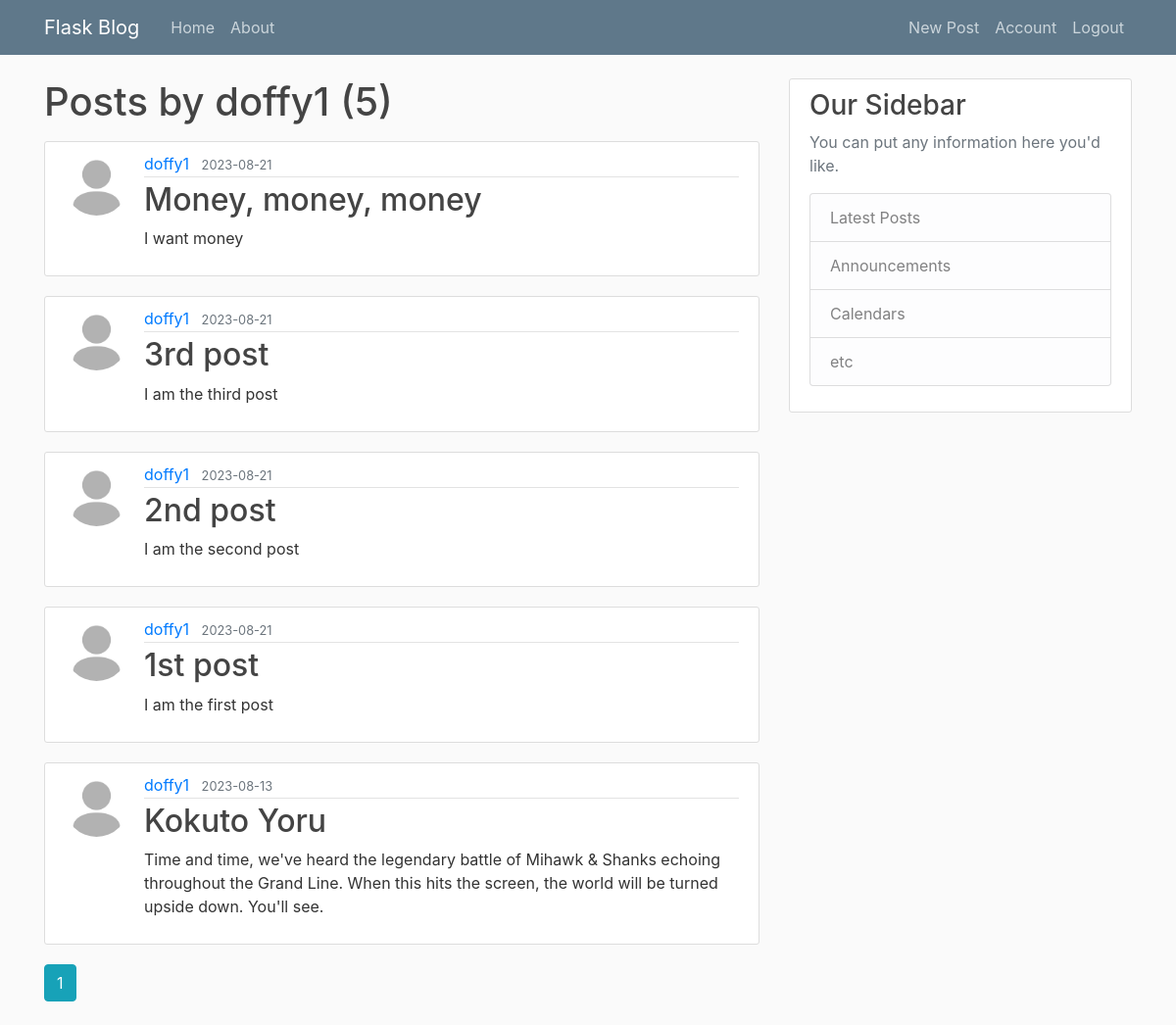
Screenshot of /user/doffy1 (signed in) with the database file from the repository.
### flaskblog/models.py (models this page shows, shortened)
class User(db.Model, UserMixin):
    id = db.Column(db.Integer, primary_key=True)
    username = db.Column(db.String(20), unique=True, nullable=False)
    email = db.Column(db.String(120), unique=True, nullable=False)
    image_file = db.Column(db.String(20), nullable=False, default='default.jpg')
    password = db.Column(db.String(60), nullable=False)
    posts = db.relationship('Post', backref='author', lazy=True)

class Post(db.Model):
    id = db.Column(db.Integer, primary_key=True)
    title = db.Column(db.String(100), nullable=False)
    date_posted = db.Column(db.DateTime, nullable=False, default=datetime.utcnow)
    content = db.Column(db.Text, nullable=False)
    user_id = db.Column(db.Integer, db.ForeignKey('user.id'), nullable=False)

### flaskblog/routes.py (the view)
@app.route('/user/<string:username>')
def user_posts(username):
    page = request.args.get('page', 1, type=int)
    user = User.query.filter_by(username=username).first_or_404()
    posts = Post.query.filter_by(author=user)\
        .order_by(Post.date_posted.desc())\
        .paginate(page=page, per_page=5)
    return render_template('user_post.html', posts=posts, user=user)

### flaskblog/models.py (called while the page is built)
@login_manager.user_loader
def load_user(user_id):
    return User.query.get(int(user_id))

### flaskblog/templates/user_post.html
{% extends "layout.html" %}
{% block content %}
    <h1 class="mb-3">Posts by {{ user.username }} ({{ posts.total }})</h1>
    {% for post in posts.items %}
        <article class="media content-section">
            <img class="rounded-circle article-img" src="{{ url_for('static', filename='profile_pics/' + post.author.image_file) }}" alt="" >
            <div class="media-body">
            <div class="article-metadata">
                <a class="mr-2" href="{{ url_for('user_posts', username=post.author.username) }}">{{ post.author.username }}</a>
                <small class="text-muted">{{ post.date_posted.strftime('%Y-%m-%d') }}</small>
            </div>
            <h2><a class="article-title" href="{{ url_for('post', post_id=post.id) }}">{{ post.title }}</a></h2>
            <p class="article-content">{{ post.content }}</p>
            </div>
        </article>
    {% endfor %}
    {% for page_num in posts.iter_pages(left_edge=1, right_edge=1, left_current=1, right_current=1) %}
        {% if page_num %}
            {% if posts.page == page_num %}
                <a href="{{ url_for('user_posts', username=user.username, page=page_num) }}" class="btn btn-info mb-4">{{ page_num }}</a>
            {% else %}
                <a href="{{ url_for('user_posts', username=user.username, page=page_num) }}" class="btn btn-outline-info mb-4">{{ page_num }}</a>
            {% endif %}
        {% else %}
            ...
        {% endif %}
    {% endfor %}
{% endblock content %}

### flaskblog/static/main.css (style rules this page uses)
body { background: #fafafa; color: #333333; margin-top: 5rem; }
h1, h2, h3, h4, h5, h6 { color: #444444; }
.content-section { background: #ffffff; padding: 10px 20px; border: 1px solid #dddddd; border-radius: 3px; margin-bottom: 20px; }
.article-title { color: #444444; }
.article-content { white-space: pre-line; }
.article-img { height: 65px; width: 65px; margin-right: 16px; }
.article-metadata { padding-bottom: 1px; margin-bottom: 4px; border-bottom: 1px solid #e3e3e3 }

### rows the page displays
User: username "doffy1"
Post: image_file (placeholder picture), author.username "doffy1", date_posted "2023-08-21", title "Money, money, money", content "I want money"
Post: image_file (placeholder picture), author.username "doffy1", date_posted "2023-08-21", title "3rd post", content "I am the third post"
Post: image_file (placeholder picture), author.username "doffy1", date_posted "2023-08-21", title "2nd post", content "I am the second post"
Post: image_file (placeholder picture), author.username "doffy1", date_posted "2023-08-21", title "1st post", content "I am the first post"
Post: image_file (placeholder picture), author.username "doffy1", date_posted "2023-08-13", title "Kokuto Yoru", content "Time and time, we've heard the legendary battle of Mihawk & Shanks echoing throughout the Grand Line. When this hits the screen, the world will be turned upside down. You'll see."

### other values shown
{{ posts.total }} "5"
{{ page_num }} "1"
